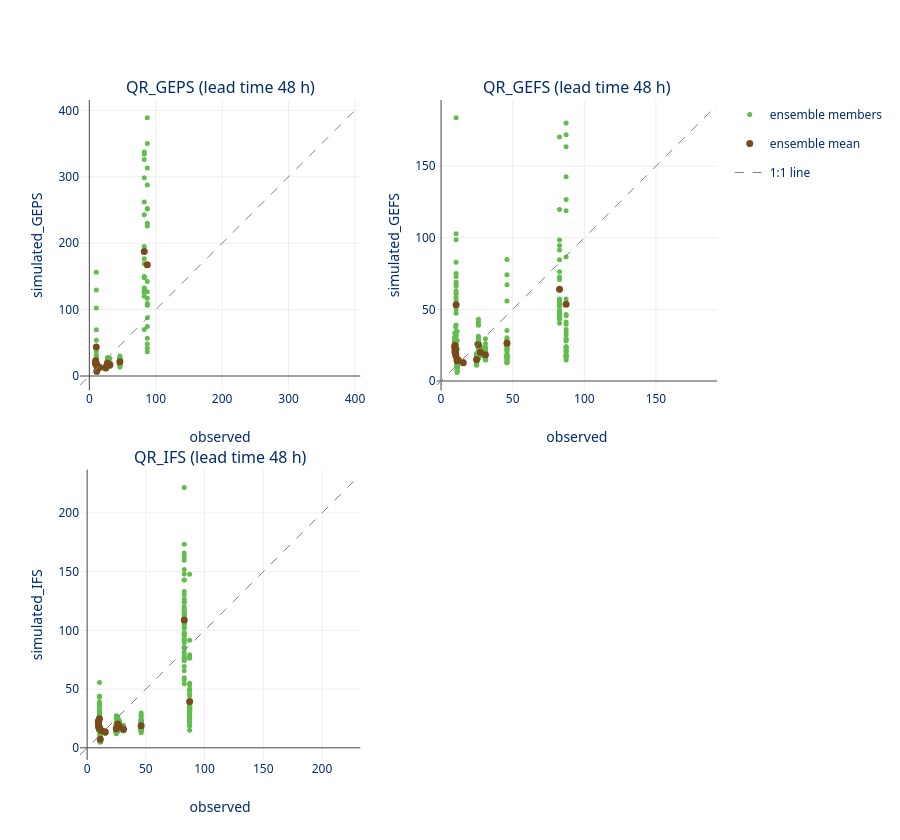

The cell this chart's notebook holds for it:
### Markdown cell above
## 2 - Visual inspection with a scatter plot per lead time
Another great tool for "eyeball" verification is the scatter plot. The scatter plot is relatively easy to understand, but is slightly more abstract than the visualization above. 

For all forecasts in our `OutputDataset`, we collect all realizations of the ensemble at a specific lead time. You can use the  `lead_times` variable  (a list of `np.timedelta64` instances) to slice the data at a specific lead time. For that given slice, we can make the scatter plot.

### Code cell
scatter_plot(ods, lead_time=lead_times[1])

### Figure 1 — Plotly figure (JSON) as saved in the notebook; plotly's stock layout.template omitted (floating-point values rounded to 4 significant figures; data arrays with more than 128 entries replaced by an {"elided": "..."} marker saying what was removed)
{"data": [{"legendgroup": "members", "marker": {"color": "#61BD4D", "size": 5, "symbol": "circle"}, "mode": "markers", "name": "ensemble members", "showlegend": true, "type": "scatter", "x": {"elided": "378 float values"}, "xaxis": "x", "y": {"elided": "378 float values"}, "yaxis": "y"}, {"legendgroup": "mean", "marker": {"color": "#7A491C", "size": 7, "symbol": "circle"}, "mode": "markers", "name": "ensemble mean", "showlegend": true, "type": "scatter", "x": [11.2, 10.5, 10.1, 9.96, 10.2, 9.62, 9.52, 9.65, 10.4, 12.0, 15.5, 24.8, 26.1, 27.5, 31.0, 46.0, 87.3, 82.7], "xaxis": "x", "y": [7.425, 43.77, 19.58, 18.84, 17.3, 19.99, 23.11, 19.66, 16.99, 14.75, 12.99, 12.24, 15.25, 19.17, 16.78, 21.45, 167.6, 187.6], "yaxis": "y"}, {"legendgroup": "reference", "line": {"color": "#818181", "dash": "dash", "width": 1}, "mode": "lines", "name": "1:1 line", "showlegend": true, "type": "scatter", "x": [-14.05, 408.0], "xaxis": "x", "y": [-14.05, 408.0], "yaxis": "y"}, {"legendgroup": "members", "marker": {"color": "#61BD4D", "size": 5, "symbol": "circle"}, "mode": "markers", "name": "ensemble members", "showlegend": false, "type": "scatter", "x": {"elided": "558 float values"}, "xaxis": "x2", "y": {"elided": "558 float values"}, "yaxis": "y2"}, {"legendgroup": "mean", "marker": {"color": "#7A491C", "size": 7, "symbol": "circle"}, "mode": "markers", "name": "ensemble mean", "showlegend": false, "type": "scatter", "x": [11.2, 10.5, 10.1, 9.96, 10.2, 9.62, 9.52, 9.65, 10.4, 12.0, 15.5, 24.8, 26.1, 27.5, 31.0, 46.0, 87.3, 82.7], "xaxis": "x2", "y": [14.08, 53.26, 21.75, 21.37, 20.9, 25.03, 23.37, 20.19, 17.58, 14.62, 12.82, 15.06, 25.33, 20.0, 18.39, 26.4, 53.64, 63.97], "yaxis": "y2"}, {"legendgroup": "reference", "line": {"color": "#818181", "dash": "dash", "width": 1}, "mode": "lines", "name": "1:1 line", "showlegend": false, "type": "scatter", "x": [-3.023, 192.6], "xaxis": "x2", "y": [-3.023, 192.6], "yaxis": "y2"}, {"legendgroup": "members", "marker": {"color": "#61BD4D", "size": 5, "symbol": "circle"}, "mode": "markers", "name": "ensemble members", "showlegend": false, "type": "scatter", "x": {"elided": "918 float values"}, "xaxis": "x3", "y": {"elided": "918 float values"}, "yaxis": "y3"}, {"legendgroup": "mean", "marker": {"color": "#7A491C", "size": 7, "symbol": "circle"}, "mode": "markers", "name": "ensemble mean", "showlegend": false, "type": "scatter", "x": [11.2, 10.5, 10.1, 9.96, 10.2, 9.62, 9.52, 9.65, 10.4, 12.0, 15.5, 24.8, 26.1, 27.5, 31.0, 46.0, 87.3, 82.7], "xaxis": "x3", "y": [7.376, 24.71, 17.12, 18.24, 17.51, 20.61, 22.68, 19.88, 17.04, 14.69, 13.36, 16.25, 20.33, 18.06, 15.73, 18.85, 39.52, 108.9], "yaxis": "y3"}, {"legendgroup": "reference", "line": {"color": "#818181", "dash": "dash", "width": 1}, "mode": "lines", "name": "1:1 line", "showlegend": false, "type": "scatter", "x": [-6.076, 232.6], "xaxis": "x3", "y": [-6.076, 232.6], "yaxis": "y3"}], "layout": {"annotations": [{"font": {"size": 16}, "showarrow": false, "text": "QR_GEPS (lead time 48 h)", "x": 0.22, "xanchor": "center", "xref": "paper", "y": 1, "yanchor": "bottom", "yref": "paper"}, {"font": {"size": 16}, "showarrow": false, "text": "QR_GEFS (lead time 48 h)", "x": 0.78, "xanchor": "center", "xref": "paper", "y": 1, "yanchor": "bottom", "yref": "paper"}, {"font": {"size": 16}, "showarrow": false, "text": "QR_IFS (lead time 48 h)", "x": 0.22, "xanchor": "center", "xref": "paper", "y": 0.44, "yanchor": "bottom", "yref": "paper"}], "height": 840, "hovermode": "closest", "xaxis": {"anchor": "y", "domain": [0, 0.44], "range": [-14.05, 408.0], "title": {"text": "observed"}}, "xaxis2": {"anchor": "y2", "domain": [0.56, 1], "range": [-3.023, 192.6], "title": {"text": "observed"}}, "xaxis3": {"anchor": "y3", "domain": [0, 0.44], "range": [-6.076, 232.6], "title": {"text": "observed"}}, "xaxis4": {"anchor": "y4", "domain": [0.56, 1]}, "yaxis": {"anchor": "x", "domain": [0.56, 1], "range": [-14.05, 408.0], "scaleanchor": "x", "scaleratio": 1, "title": {"text": "simulated_GEPS"}}, "yaxis2": {"anchor": "x2", "domain": [0.56, 1], "range": [-3.023, 192.6], "scaleanchor": "x2", "scaleratio": 1, "title": {"text": "simulated_GEFS"}}, "yaxis3": {"anchor": "x3", "domain": [0, 0.44], "range": [-6.076, 232.6], "scaleanchor": "x3", "scaleratio": 1, "title": {"text": "simulated_IFS"}}, "yaxis4": {"anchor": "x4", "domain": [0, 0.44]}}}
